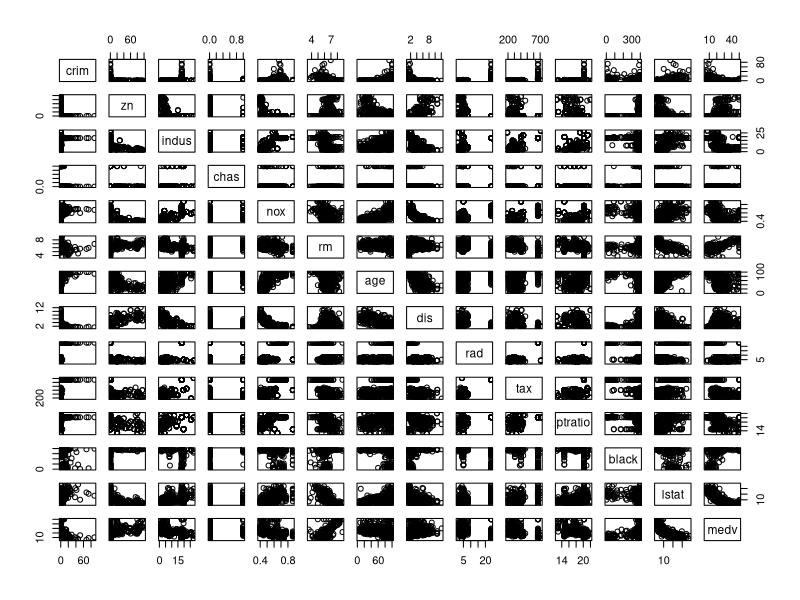
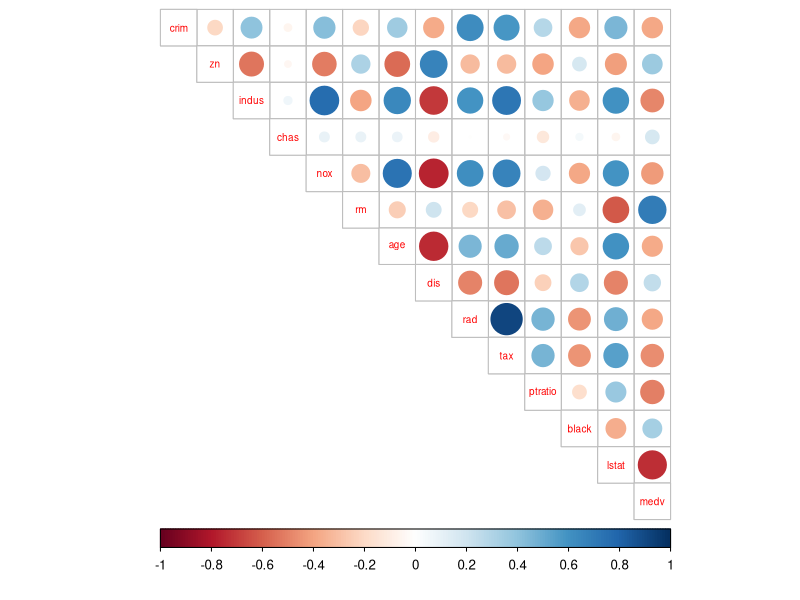
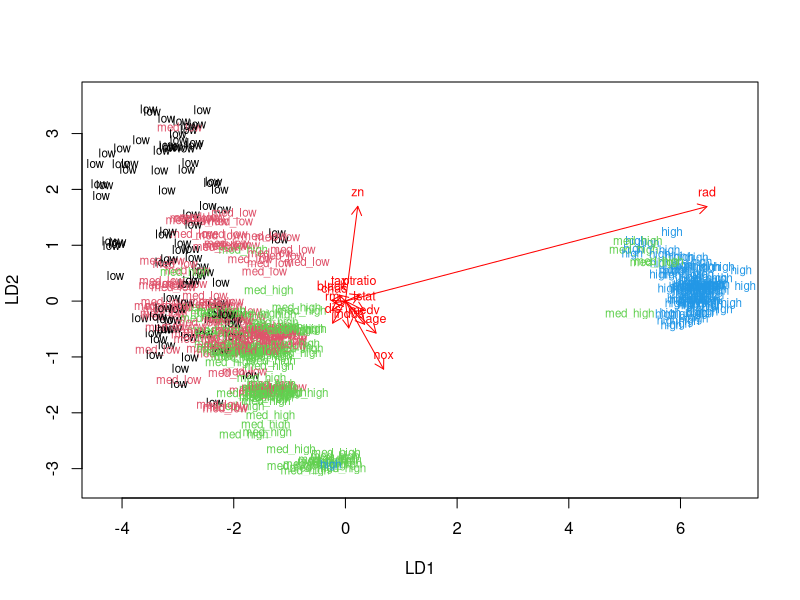
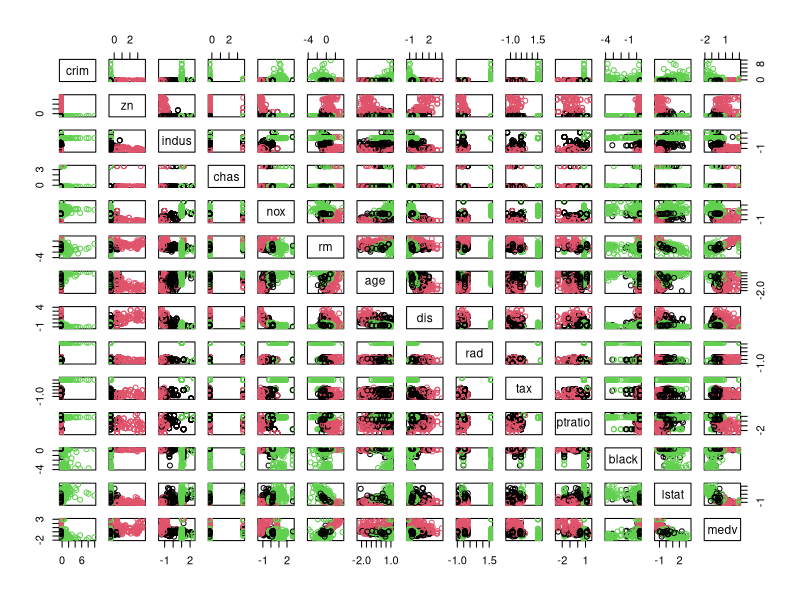
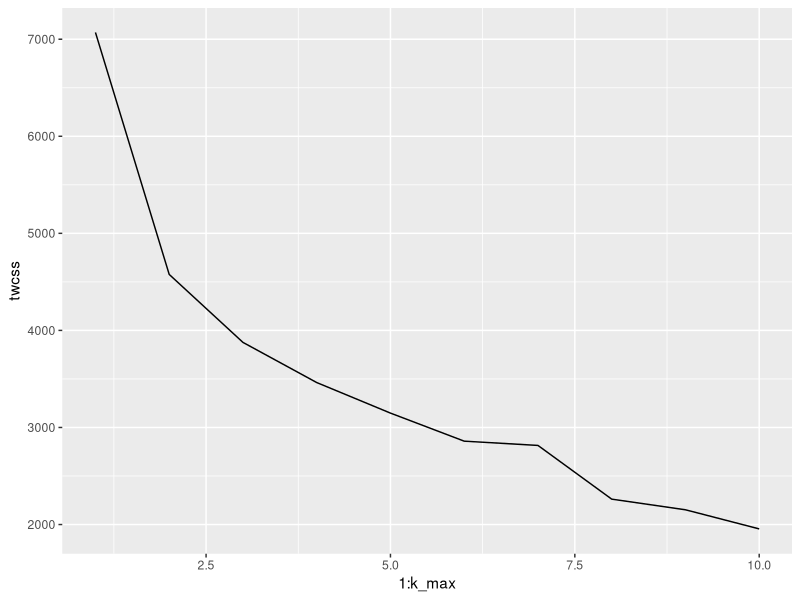
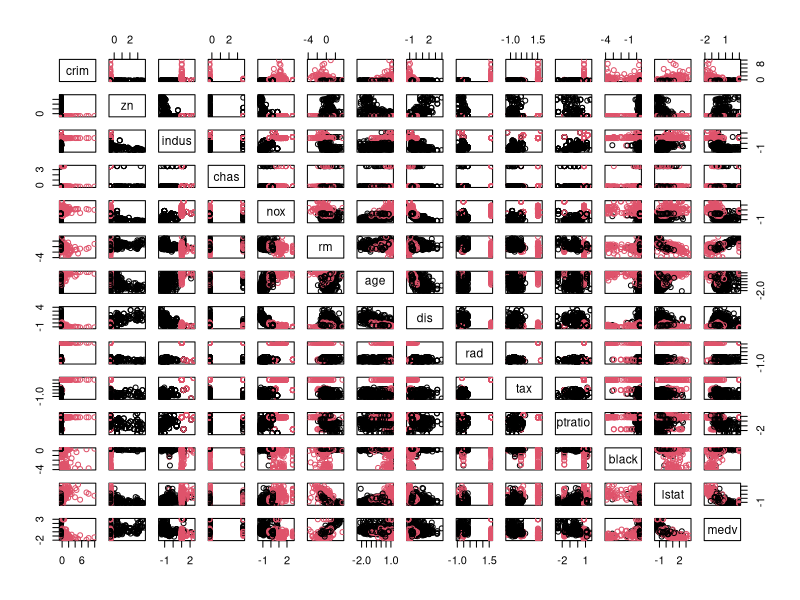

Write the R code that produced these figures, in order.
## ---- chunk 1
#libraries
library(tidyr)
library (MASS)
library(corrplot)
library(ggplot2)
## ---- chunk 2

# loading the data
data("Boston")

# exploring the dataset

str(Boston)
dim(Boston)
## ---- chunk 3

summary(Boston)


pairs(Boston)

cor_matrix <- cor(Boston) 

cor_matrix %>%
  round(2)

#corrplot(cor_matrix, method="circle",)

corrplot(cor_matrix, method="circle", type ="upper",cl.pos = "b", tl.pos = "d", tl.cex = 0.6)

## ---- chunk 4
# center and standardize variables
boston_scaled <- scale(Boston)

summary((boston_scaled))

boston_scaled <- as.data.frame(boston_scaled)

bins <- quantile(boston_scaled$crim)
bins

# creating a categorical variable 'crime'
v<- c("low", "med_low", "med_high", "high")
crime <- cut(boston_scaled$crim, breaks = bins, include.lowest = TRUE, label=v)

table(crime)

# removing the original
boston_scaled <- dplyr::select(boston_scaled, -crim)

# adding the new categorical value to scaled data
boston_scaled <- data.frame(boston_scaled, crime)



#dividing the dataset

n <- nrow(boston_scaled)

# choosing randomly 80% of the rows
ind <- sample(n,  size = n * 0.8)

# creating a train set
train <- boston_scaled[ind,]

# creating a test set 
test <- boston_scaled[-ind,]

# saving the correct classes from test data
correct_classes <- test$crime

# removing the crime variable from test data
test <- dplyr::select(test, -crime)

## ---- chunk 5
# linear discriminant analysis
lda.fit <- lda(crime ~ ., data = train)

# print the lda.fit object
lda.fit

# the function for lda biplot arrows
lda.arrows <- function(x, myscale = 1, arrow_heads = 0.1, color = "red", tex = 0.75, choices = c(1,2)){
  heads <- coef(x)
  arrows(x0 = 0, y0 = 0, 
         x1 = myscale * heads[,choices[1]], 
         y1 = myscale * heads[,choices[2]], col=color, length = arrow_heads)
  text(myscale * heads[,choices], labels = row.names(heads), 
       cex = tex, col=color, pos=3)
}

# target classes as numeric
classes <- as.numeric(train$crime)

# plot the lda results
plot(lda.fit, dimen = 2, col = classes, pch = classes)
lda.arrows(lda.fit, myscale = 2)

## ---- chunk 6
# predict classes with test data
lda.pred <- predict(lda.fit, newdata = test)

# cross tabulate the results
table(correct = correct_classes, predicted = lda.pred$class)

round(prop.table(table(correct = correct_classes, predicted = lda.pred$class), margin = 1),2)

## ---- chunk 7
data("Boston")
Boston <- scale(Boston)

# euclidean distance matrix
dist_eu <- dist(Boston)

summary(dist_eu)

# manhattan distance matrix
dist_man <- dist(Boston, method="manhattan")

summary(dist_man)


#k-means

# k-means clustering
set.seed(13)
km <- kmeans(Boston, centers =3)

#km$cluster

# plotting the Boston dataset with clusters
pairs(Boston, col = km$cluster )

#pairs(Boston[6:10], col = km$cluster )


## ---- chunk 8

set.seed(123)

# determining the number of clusters
k_max <- 10

# calculating the total within sum of squares
twcss <- sapply(1:k_max, function(k){kmeans(Boston, k)$tot.withinss})

# visualizing the results
qplot(x = 1:k_max, y = twcss, geom = 'line')

# k-means clustering
km <- kmeans(Boston, centers = 2)

# plot the Boston dataset with clusters
pairs(Boston, col = km$cluster)

